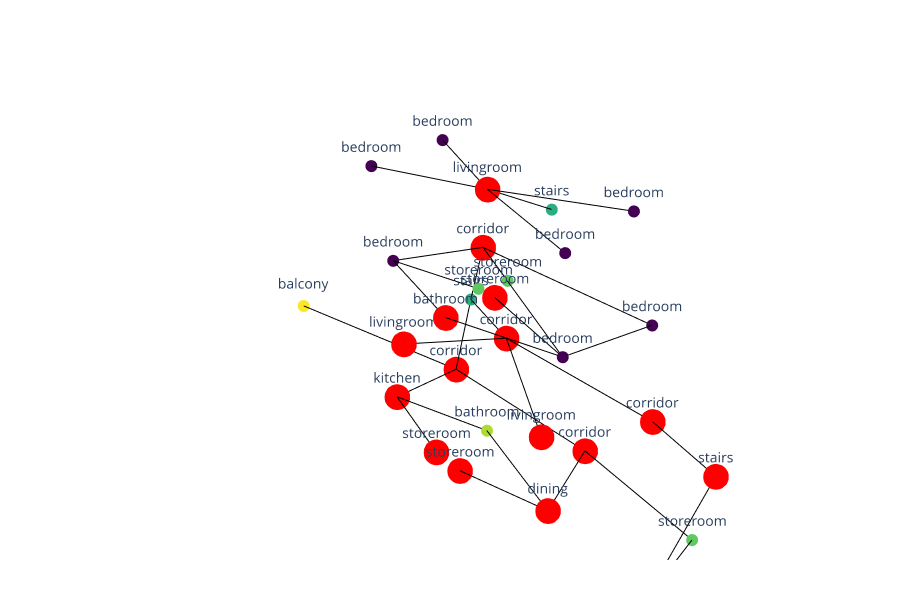
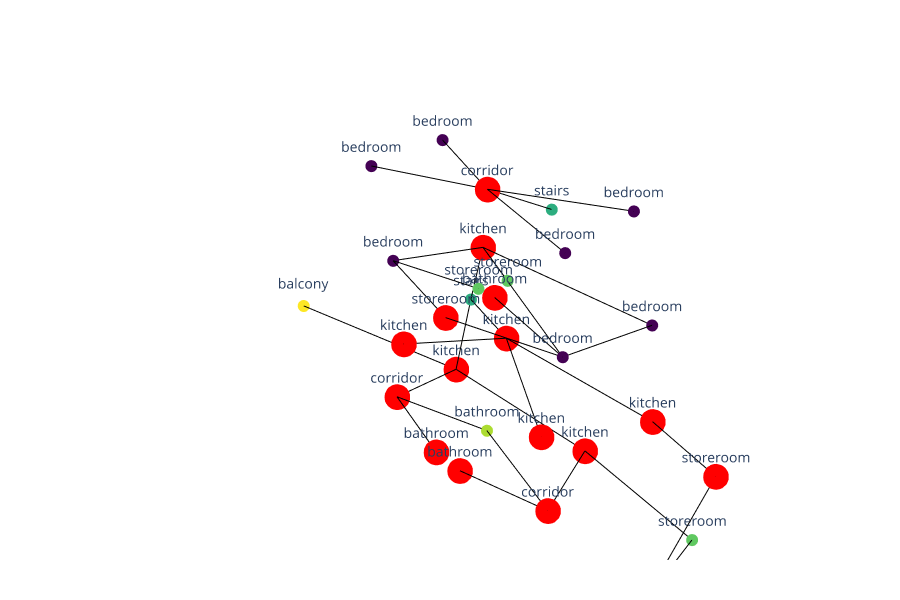

Here is the notebook cell these charts were saved with, in order:
### Markdown cell above
## 18. Visualise true vs predicted labels

Misclassified nodes shown in **red** (size 30).  
Correctly classified nodes use a colour scale.

### Code cell
LABEL_NAME = {v: k for k, v in ROOM_LABEL.items()}

pred_lookup  = pred_df.set_index("node_id")[["y_true", "y_pred"]].to_dict("index")

# Style only the 23 labelled vertices — artifact cells are never added to vis_verts
vis_verts   = []
new_i_to_v  = {}
for new_i, (old_i, v) in enumerate(labelled):
    row = pred_lookup.get(new_i, {"y_true": 0, "y_pred": 0})
    yt  = int(row["y_true"])
    yp  = int(row["y_pred"])
    d   = Topology.Dictionary(v)
    if yt != yp:
        sz = 30
        tc = pc = "red"
    else:
        sz = 14
        tc = Color.ByValueInRange(yt, minValue=0, maxValue=8)
        pc = Color.ByValueInRange(yp, minValue=0, maxValue=8)
    d = Dictionary.SetValuesAtKeys(
        d,
        ["true_color", "pred_color", "node_size", "true_label", "pred_label"],
        [tc, pc, sz, LABEL_NAME.get(yt, str(yt)), LABEL_NAME.get(yp, str(yp))]
    )
    v = Topology.SetDictionary(v, d)
    vis_verts.append(v)
    new_i_to_v[new_i] = v

# Build edges directly between labelled vertices (skips artifact cells entirely)
vis_edges = []
seen_epairs = set()
for e in edges:
    sk  = vkey(Edge.StartVertex(e))
    ek  = vkey(Edge.EndVertex(e))
    src = coord_to_new.get(sk)
    dst = coord_to_new.get(ek)
    if src is None or dst is None:
        continue
    key = tuple(sorted([src, dst]))
    if key in seen_epairs:
        continue
    seen_epairs.add(key)
    new_e = Edge.ByVertices([new_i_to_v[src], new_i_to_v[dst]])
    if new_e:
        vis_edges.append(new_e)

correct = sum(1 for r in pred_lookup.values() if r["y_true"] == r["y_pred"])
print(f"Correct: {correct}/{len(vis_verts)}  Isolated node 13 (bathroom) has no edges — expected.")

print("--- True labels ---")
Topology.Show(
    vis_verts + vis_edges,
    vertexSize=6, vertexSizeKey="node_size",
    vertexColorKey="true_color",
    showVertexLabel=True, vertexLabelKey="true_label", vertexLabelFontSize=14,
    edgeWidth=2,
    backgroundColor="white",
    width=900, height=600, renderer=renderer
)

print("--- Predicted labels ---")
Topology.Show(
    vis_verts + vis_edges,
    vertexSize=6, vertexSizeKey="node_size",
    vertexColorKey="pred_color",
    showVertexLabel=True, vertexLabelKey="pred_label", vertexLabelFontSize=14,
    edgeWidth=2,
    backgroundColor="white",
    width=900, height=600, renderer=renderer
)
